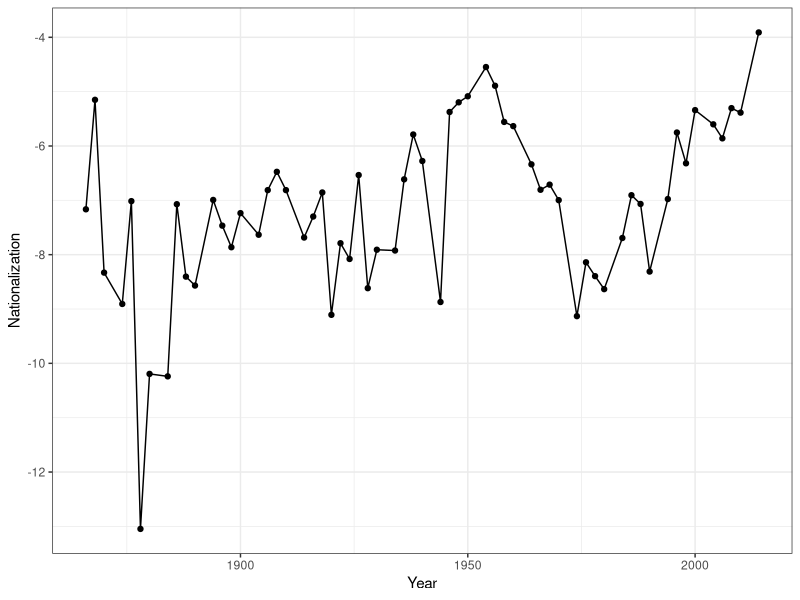
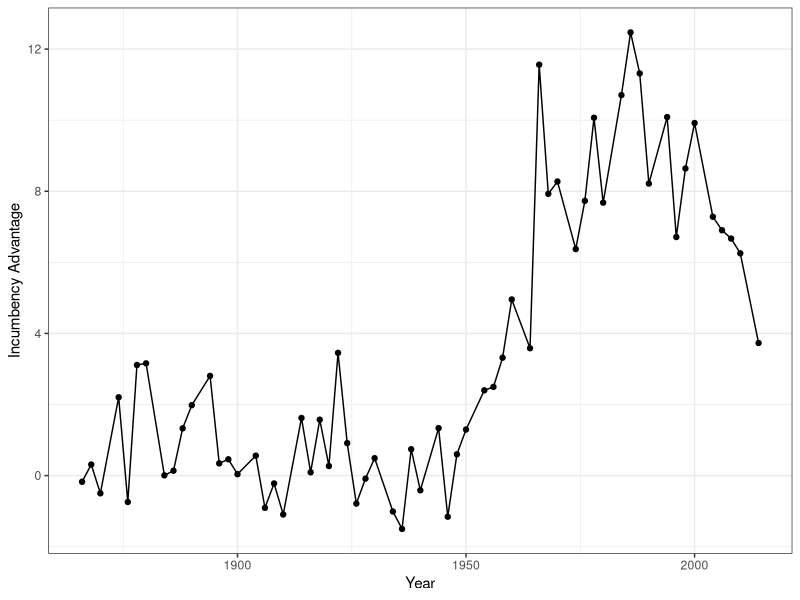

These figures' R source, in order:
## ---- chunk 1

library(dplyr) # install this package if you don't have it yet
library(ggplot2) # install this package if you don't have it yet
library(grDevices) # install this package if you don't have it yet
library(grid)
library(tidyr) # I don't think you absolutely need this library
library(broom) # I don't think you absolutely need this library

rm(list=ls())
## ---- chunk 2
library(readr)
cq_data <- read_csv("cq_data.csv")
## ---- chunk 3
nationalization <- function(dv, dvp){
  -sd(dv- dvp, na.rm = T)
}
## ---- chunk 4
swing_variance <- cq_data %>%
  filter(inc3 !=0) %>%
  group_by(year) %>%
  summarise(nationalization = nationalization(dv, dvp)
  ) %>%
  ungroup()

show(swing_variance)
## ---- chunk 5
library(readr)
gary_j_data <- read_csv("gary_j_data.csv")
## ---- chunk 6
measure_comparison <- gary_j_data %>%
  filter(year>=1954) %>%
  group_by(year) %>%
  summarise(nationalization1 = nationalization(dv, dvp), # our measure
            nationalization2 = cor(dv,dpres,use = "pairwise.complete.obs") # garyj's measure
            )

cor(measure_comparison$nationalization1, measure_comparison$nationalization2)
## ---- chunk 7
b_incumbency_adv <- cq_data %>%
  group_by(year) %>% 
  do(., tidy(lm(dv ~ dvp + ptynow + inc3, data = . ))) %>% 
  filter(term == "inc3") %>%
  ungroup() %>% 
  left_join(., swing_variance, by="year") %>% # join to nationalization measure
  mutate(post_1952 = as.numeric(year>1952)) 
## ---- chunk 8
b_incumbency_adv$marker_break <- NA
b_incumbency_adv$marker_break[b_incumbency_adv$year==1950] <- 1950
b_incumbency_adv$marker_break[b_incumbency_adv$year==1954] <- 1954
## ---- chunk 9
nationalization_year_plot <- ggplot(data=swing_variance, 
                                    aes(x= year, y= nationalization)) +
  geom_line() +
  geom_point() +
  theme_bw() + ylab("Nationalization") + xlab("Year")

nationalization_year_plot 
## ---- chunk 10
incumbency_adv_year_plot <- ggplot(data=b_incumbency_adv, 
                                   aes(x=year, y=estimate)) +
  geom_line() +
  geom_point() +
  theme_bw() + ylab("Incumbency Advantage") + xlab("Year")

incumbency_adv_year_plot
## ---- chunk 11
#6a Find the pearson correlation between nationalization and the incumbency advantage by era (pre 1952 and post 1952) using the b_incumbency_adv data
